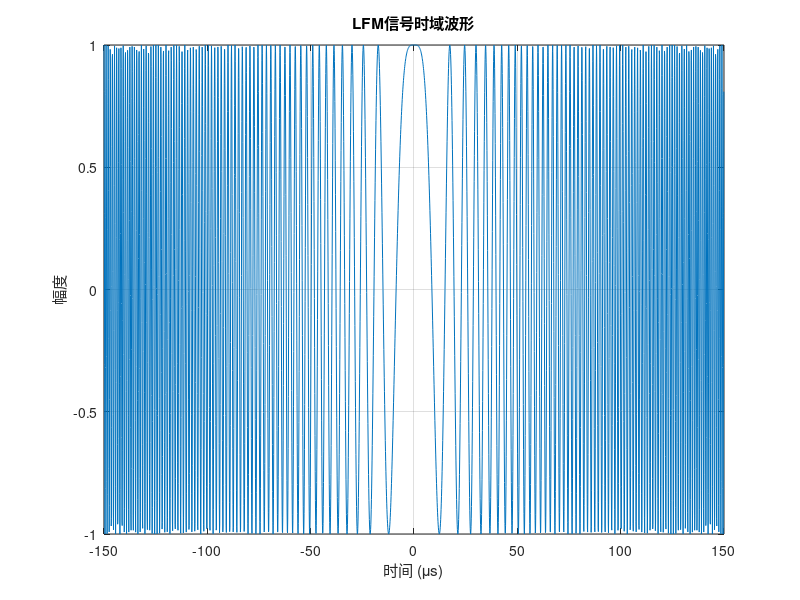
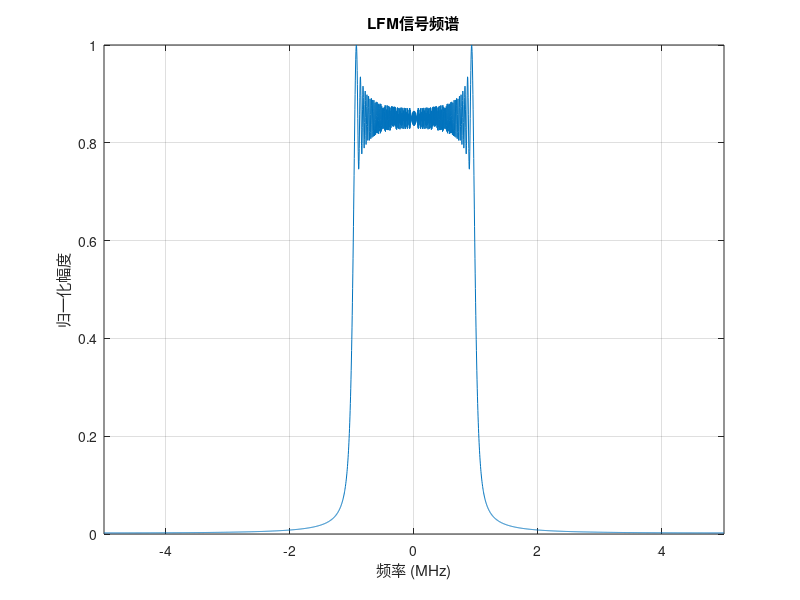

Recreate these plots in MATLAB, in order. (Note: this script raises an error after producing the figures.)
close all; clear; clc;

%% 线性调频(LFM)信号分析与滤波
% 信号参数
fc = 30e6;        % 载波频率 30MHz
B = 2e6;          % 带宽 2MHz
T = 300e-6;       % 脉宽 300us
K = B/T;          % 调频斜率

% 采样参数设置
fs = 10e6;        % 采样频率 10MHz (满足奈奎斯特采样定理)
t = -T/2:1/fs:T/2-1/fs; % 时间向量
N = length(t);    % 采样点数

%% 1. 生成LFM信号并进行时频分析
% 生成LFM信号 (实数形式)
s_real = cos(2*pi*(fc*t + 0.5*K*t.^2));

% 生成LFM信号 (复数形式，便于后续处理)
s_complex = exp(1j*2*pi*(fc*t + 0.5*K*t.^2));

% 绘制LFM信号的实部时域波形
figure('Name', 'LFM信号时域波形');
plot(t*1e6, real(s_complex));
xlabel('时间 (μs)');
ylabel('幅度');
title('LFM信号时域波形');
grid on;

% 计算并绘制频谱
freq = (-N/2:N/2-1)*(fs/N);
S = fftshift(fft(s_complex, N));

figure('Name', 'LFM信号频谱');
plot(freq/1e6, abs(S)/max(abs(S)));
xlabel('频率 (MHz)');
ylabel('归一化幅度');
title('LFM信号频谱');
xlim([-fs/2, fs/2]/1e6);
grid on;

% 时频分析 - 短时傅里叶变换 (STFT)
window_length = round(N/20);  % 窗长度
overlap = round(window_length*0.8);  % 重叠长度
nfft = 2^nextpow2(window_length*2);  % FFT点数

figure('Name', 'LFM信号时频图');
spectrogram(s_complex, hamming(window_length), overlap, nfft, fs, 'yaxis');
title('LFM信号时频图');

%% 2. 混频并添加噪声干扰
% 本地振荡器 (混频到中频2MHz)
f_if = 2e6;  % 中频
lo = exp(-1j*2*pi*(fc-f_if)*t);
s_if = s_complex .* lo;  % 混频后的信号

% 添加高斯白噪声
snr_dB = 10;  % 信噪比(dB)
s_if_noisy = awgn(s_if, snr_dB, 'measured');

% 绘制混频和加噪后的时域波形
figure('Name', '混频和加噪后信号');
subplot(2,1,1);
plot(t*1e6, real(s_if));
xlabel('时间 (μs)');
ylabel('幅度');
title('混频后信号的时域波形');
grid on;

subplot(2,1,2);
plot(t*1e6, real(s_if_noisy));
xlabel('时间 (μs)');
ylabel('幅度');
title(['混频后加噪信号的时域波形 (SNR = ', num2str(snr_dB), ' dB)']);
grid on;

% 频谱分析
S_if = fftshift(fft(s_if, N));
S_if_noisy = fftshift(fft(s_if_noisy, N));

figure('Name', '混频和加噪后频谱');
subplot(2,1,1);
plot(freq/1e6, abs(S_if)/max(abs(S_if)));
xlabel('频率 (MHz)');
ylabel('归一化幅度');
title('混频后信号的频谱');
grid on;
xlim([-5, 5]);  % 显示±5MHz范围

subplot(2,1,2);
plot(freq/1e6, abs(S_if_noisy)/max(abs(S_if_noisy)));
xlabel('频率 (MHz)');
ylabel('归一化幅度');
title(['混频后加噪信号的频谱 (SNR = ', num2str(snr_dB), ' dB)']);
grid on;
xlim([-fs/2e6, fs/2e6]);  % 显示可观测的频率范围(-5MHz到5MHz)

%% 3. 设计合适的滤波器
% 设计带通滤波器，覆盖LFM信号的频带
f_low = (f_if - B/2) / (fs/2);  % 归一化截止频率
f_high = (f_if + B/2) / (fs/2);  % 归一化截止频率

% 使用FIR滤波器（窗函数法）
filter_order = 128;  % 滤波器阶数
b_fir = fir1(filter_order, [f_low, f_high], 'bandpass', hamming(filter_order+1));
[h_fir, w_fir] = freqz(b_fir, 1, 1024);

% 绘制滤波器的幅度响应和相位响应
figure('Name', '带通滤波器响应');
subplot(2,1,1);
plot(w_fir/(2*pi)*fs/1e6, 20*log10(abs(h_fir)));
xlabel('频率 (MHz)');
ylabel('增益 (dB)');
title('带通滤波器幅度响应');
grid on;

subplot(2,1,2);
plot(w_fir/(2*pi)*fs/1e6, unwrap(angle(h_fir)));
xlabel('频率 (MHz)');
ylabel('相位 (弧度)');
title('带通滤波器相位响应');
grid on;

%% 4. 滤波处理并比较滤波前后效果
% 对带噪声的信号进行滤波
s_if_filtered = filter(b_fir, 1, s_if_noisy);

% 计算滤波前后的频谱
S_if_filtered = fftshift(fft(s_if_filtered, N));

% 在同一窗口中比较滤波前后的波形和频谱
figure('Name', '滤波效果比较');
% 时域波形比较
subplot(2,2,1);
plot(t*1e6, real(s_if));
hold on;
plot(t*1e6, real(s_if_noisy), 'r:');
xlabel('时间 (μs)');
ylabel('幅度');
title('原始信号和带噪声信号');
legend('原始信号', '带噪声信号');
grid on;

subplot(2,2,3);
plot(t*1e6, real(s_if));
hold on;
plot(t*1e6, real(s_if_filtered), 'g-.');
xlabel('时间 (μs)');
ylabel('幅度');
title('原始信号和滤波后信号');
legend('原始信号', '滤波后信号');
grid on;

% 频域比较
subplot(2,2,2);
plot(freq/1e6, abs(S_if)/max(abs(S_if)));
hold on;
plot(freq/1e6, abs(S_if_noisy)/max(abs(S_if_noisy)), 'r:');
xlabel('频率 (MHz)');
ylabel('归一化幅度');
title('原始信号和带噪声信号的频谱');
legend('原始信号', '带噪声信号');
grid on;
xlim([-5, 5]);  % 显示±5MHz范围

subplot(2,2,4);
plot(freq/1e6, abs(S_if)/max(abs(S_if)));
hold on;
plot(freq/1e6, abs(S_if_filtered)/max(abs(S_if_filtered)), 'g-.');
xlabel('频率 (MHz)');
ylabel('归一化幅度');
title('原始信号和滤波后信号的频谱');
legend('原始信号', '滤波后信号');
grid on;
xlim([-5, 5]);  % 显示±5MHz范围

% 计算滤波前后的信噪比改善
power_signal = sum(abs(s_if).^2)/N;
power_noise_before = sum(abs(s_if_noisy - s_if).^2)/N;
power_noise_after = sum(abs(s_if_filtered - s_if).^2)/N;

snr_before = 10*log10(power_signal/power_noise_before);
snr_after = 10*log10(power_signal/power_noise_after);
snr_improvement = snr_after - snr_before;

fprintf('滤波前信噪比: %.2f dB\n', snr_before);
fprintf('滤波后信噪比: %.2f dB\n', snr_after);
fprintf('信噪比改善: %.2f dB\n', snr_improvement);

% 匹配滤波分析（可选）
mf = conj(fliplr(s_complex));  % 匹配滤波器脉冲响应
y_mf_noisy = conv(s_if_noisy, mf);  % 匹配滤波输出
y_mf_filtered = conv(s_if_filtered, mf);  % 滤波后信号的匹配滤波输出

% 绘制匹配滤波输出
t_mf = (-N+1:N-1)/fs;  % 匹配滤波后的时间轴
figure('Name', '匹配滤波输出比较');
subplot(2,1,1);
plot(t_mf*1e6, abs(y_mf_noisy)/max(abs(y_mf_noisy)));
xlabel('时间 (μs)');
ylabel('归一化幅度');
title('带噪声信号的匹配滤波输出');
grid on;

subplot(2,1,2);
plot(t_mf*1e6, abs(y_mf_filtered)/max(abs(y_mf_filtered)));
xlabel('时间 (μs)');
ylabel('归一化幅度');
title('滤波后信号的匹配滤波输出');
grid on;